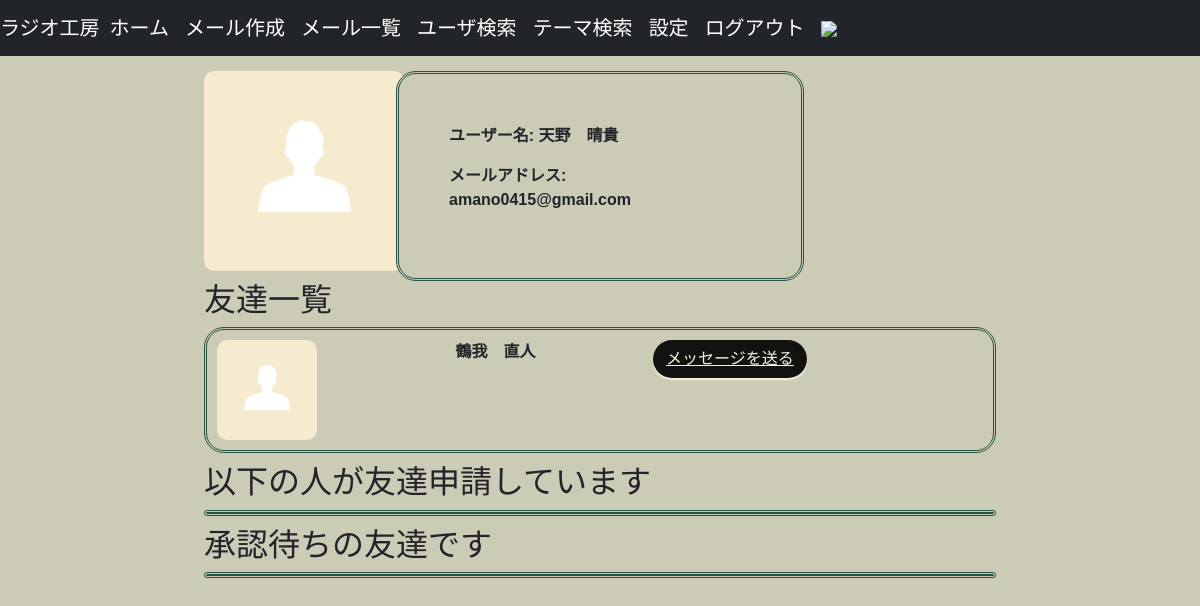
Screenshot of / (signed in) with the database file from the repository.
### flaskr/models.py (models this page shows, shortened)
class User(UserMixin, db.Model):
    __tablename__ = 'users'
    id = db.Column(db.Integer, primary_key=True)
    username = db.Column(db.String(64), index=True)
    email = db.Column(db.String(64), unique=True, index=True)
    password = db.Column(
        db.String(128),
        default=generate_password_hash('snsflaskapp')
    )
    picture_path = db.Column(db.Text, default='no_image/no_image.jpg')
    is_active = db.Column(db.Boolean, unique=False, default=False)
    create_at = db.Column(db.DateTime, default=datetime.now)
    update_at = db.Column(db.DateTime, default=datetime.now)
    @classmethod
    def select_friends(cls):
        return cls.query.join(
            UserConnect,
            or_(
                and_(
                    UserConnect.to_user_id == cls.id,
                    UserConnect.from_user_id == current_user.get_id(),
                    UserConnect.status == 2
                ),
                and_(
                    UserConnect.from_user_id == cls.id,
                    UserConnect.to_user_id == current_user.get_id(),
                    UserConnect.status == 2
                )
            )
        ).with_entities(
            cls.id, cls.username, cls.picture_path
        ).all()
    @classmethod
    def select_requested_friends(cls):
        return cls.query.join(
            UserConnect,
            and_(
                UserConnect.from_user_id == cls.id,
                UserConnect.to_user_id == current_user.get_id(),
                UserConnect.status == 1
            )
        ).with_entities(
            cls.id, cls.username, cls.picture_path
        )
    @classmethod
    def select_requesting_friends(cls):
        return cls.query.join(
            UserConnect,
            and_(
                UserConnect.from_user_id == current_user.get_id(),
                UserConnect.to_user_id == cls.id,
                UserConnect.status == 1
            )
        ).with_entities(
            cls.id, cls.username, cls.picture_path
        )

### flaskr/views.py (the view)
@bp.route('/')
def home():
    friends = requested_friends = requesting_friends = None
    connect_form = ConnectForm()
    session['url'] = 'app.home'
    if current_user.is_authenticated:
        friends = User.select_friends()
        requested_friends = User.select_requested_friends()
        requesting_friends = User.select_requesting_friends()
    return render_template(
        'home.html',
        friends = friends,
        requested_friends = requested_friends,
        requesting_friends = requesting_friends,
        connect_form = connect_form
        )

### flaskr/models.py (called while the page is built)
@login_manager.user_loader
def load_user(user_id):
    return User.query.get(user_id)

### flaskr/templates/home.html (shortened to what this page needs)
{% extends "base.html" %}
{% block content %}
<div class="row">
    {% if current_user.is_authenticated %}
    <div class="col-lg-2 offset-lg-2">
        {% if current_user.picture_path %}
            <img class="home-userimage user-image-big" img src="{{ url_for('static', filename=current_user.picture_path)}}">
        {% endif %}
    </div>
    <div class="home-user col-lg-4 offset=lg-2">
        <p>ユーザー名: {{ current_user.username }}</p>
        <p>メールアドレス: {{ current_user.email}}</p>
    </div>
    <div class="col-lg-8 offset-lg-2">
        <h2>友達一覧</h2>
        <table class="table table-bordered">
            {% for friend in friends %}
                <tr>
                    {% if friend.picture_path %}
                    <td><img class="user-image-small" src="{{ url_for('static', filename=friend.picture_path)}}"></td>
                    <td>{{ friend.username }}</td>
                    <td><a href="{{ url_for('app.message', id=friend.id)}}" class="btn btn-link">メッセージを送る</a></td>
                    {% else %}
                    <td>{{ friend.username }}</td>
                    <td><a href="{{ url_for('app.message', id=friend.id)}}" class="btn btn-link">メッセージを送る</a></td>
                    {% endif %}
                </tr>
            {% endfor %}
        </table>
    </div>
    <div class="col-lg-8 offset-lg-2">
        <h2>以下の人が友達申請しています</h2>
        <table class="table table-borderd">
        </table>
    </div>
    <div class="col-lg-8 offset-lg-2">
        <h2>承認待ちの友達です</h2>
        <table class ="table table-bordered">
    </div>
    {% else %}
        <h1>ラジオ職人のための便利なツールを提供します。</h1>
        <p>ログイン or 登録をしてください</p>
        <p><a href="mailto:info&#64;example.com" class="btn btn-link">info&#64;example.com</a></p>
        <p><a href="mailto:recipient@email.com?body=Message%20body%20text%20" class="btn btn-link">お問い合わせ</a></p>
    {% endif %}
</div>
{% endblock %}

### flaskr/static/css/style.css (style rules this page uses)
body { font-family: 'Noto Sans JP', sans-serif; background-color:rgb(203, 203, 182); }
.home-user { font-weight: bold; padding:50px ; margin-top: 15px; background-color:rgb(203, 203, 182); border-radius: 20px; border-style: double; border-width: 3px; border-color: rgb(39, 81, 67); }
.table { background-color:rgb(203, 203, 182); border-collapse: separate; border-radius: 20px; border-style: double; border-width: 3px; border-color: rgb(39, 81, 67); margin-bottom: 10px; }
.btn { color: beige; background-color: rgb(18, 18, 16); border-radius: 20px; box-shadow: 0 2px 2px 0; }
.home-userimage { margin-top: 15px; }
.user-image-big { width: 200px; height: 200px; border-radius: 10px; }
.user-image-small { width: 100px; height: 100px; border-radius: 10px; }
tr,td { border: none; font-weight: bold; }

### rows the page displays
User: picture_path (placeholder picture), username "天野 晴貴", email "amano0415@gmail.com"
User: picture_path (placeholder picture), username "鶴我 直人"
